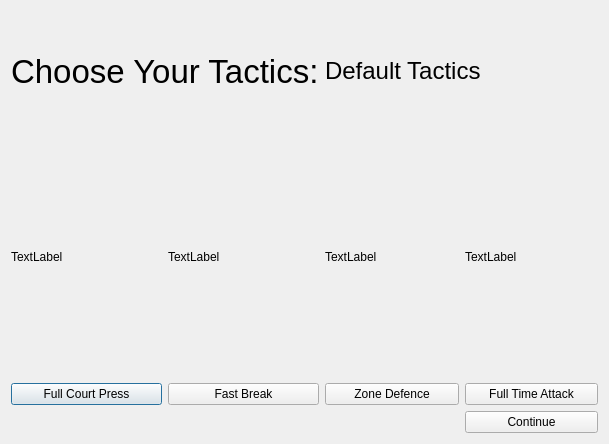
<?xml version="1.0" encoding="UTF-8"?>
<ui version="4.0">
 <class>Tactic_inGame</class>
 <widget class="QDialog" name="Tactic_inGame">
  <property name="geometry">
   <rect>
    <x>0</x>
    <y>0</y>
    <width>609</width>
    <height>444</height>
   </rect>
  </property>
  <property name="windowTitle">
   <string>Dialog</string>
  </property>
  <layout class="QGridLayout" name="gridLayout">
   <item row="1" column="2" rowspan="2">
    <widget class="QLabel" name="label_3">
     <property name="text">
      <string>TextLabel</string>
     </property>
    </widget>
   </item>
   <item row="3" column="0">
    <widget class="QPushButton" name="pushButton">
     <property name="text">
      <string>Full Court Press</string>
     </property>
    </widget>
   </item>
   <item row="3" column="1">
    <widget class="QPushButton" name="pushButton_2">
     <property name="text">
      <string>Fast Break</string>
     </property>
    </widget>
   </item>
   <item row="3" column="2">
    <widget class="QPushButton" name="pushButton_3">
     <property name="text">
      <string>Zone Defence</string>
     </property>
    </widget>
   </item>
   <item row="3" column="3">
    <widget class="QPushButton" name="pushButton_4">
     <property name="text">
      <string>Full Time Attack</string>
     </property>
    </widget>
   </item>
   <item row="4" column="3">
    <widget class="QPushButton" name="pushButton_5">
     <property name="text">
      <string>Continue</string>
     </property>
    </widget>
   </item>
   <item row="1" column="0" rowspan="2">
    <widget class="QLabel" name="label">
     <property name="text">
      <string>TextLabel</string>
     </property>
    </widget>
   </item>
   <item row="1" column="1" rowspan="2">
    <widget class="QLabel" name="label_2">
     <property name="text">
      <string>TextLabel</string>
     </property>
    </widget>
   </item>
   <item row="1" column="3" rowspan="2">
    <widget class="QLabel" name="label_4">
     <property name="text">
      <string>TextLabel</string>
     </property>
    </widget>
   </item>
   <item row="0" column="0" colspan="2">
    <widget class="QLabel" name="label_5">
     <property name="font">
      <font>
       <pointsize>25</pointsize>
      </font>
     </property>
     <property name="text">
      <string>Choose Your Tactics:</string>
     </property>
    </widget>
   </item>
   <item row="0" column="2" colspan="2">
    <widget class="QLabel" name="chosentac">
     <property name="font">
      <font>
       <pointsize>18</pointsize>
      </font>
     </property>
     <property name="text">
      <string>Default Tactics</string>
     </property>
    </widget>
   </item>
  </layout>
 </widget>
 <resources/>
 <connections/>
</ui>
